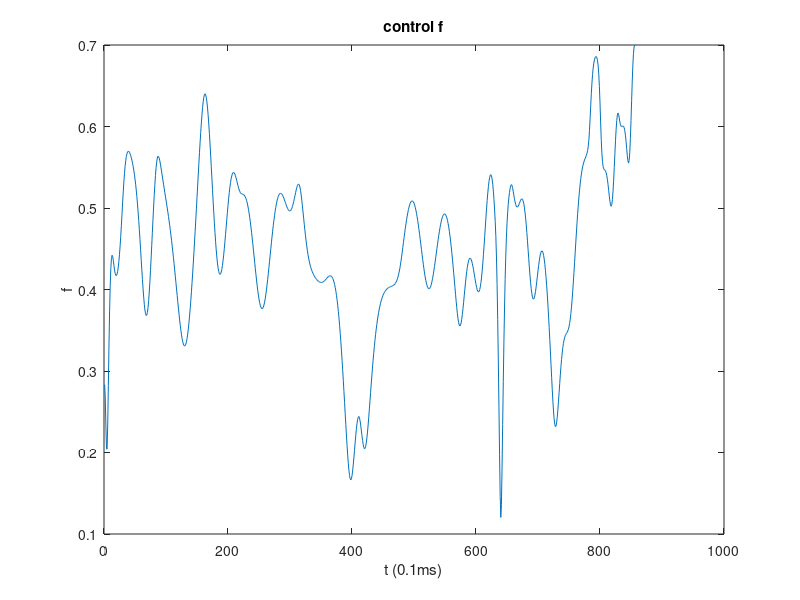

MATLAB code for this plot: (Note: this script raises an error after producing the figure.)
%%
load("traj1.mat");
figure;
plot(f);
hold on;
title("control f");
xlabel("t (0.1ms)");
ylabel("f");

for i = 2:10
    traj_url = "traj" + i + ".mat";
    load(traj_url);
    plot(f);
end